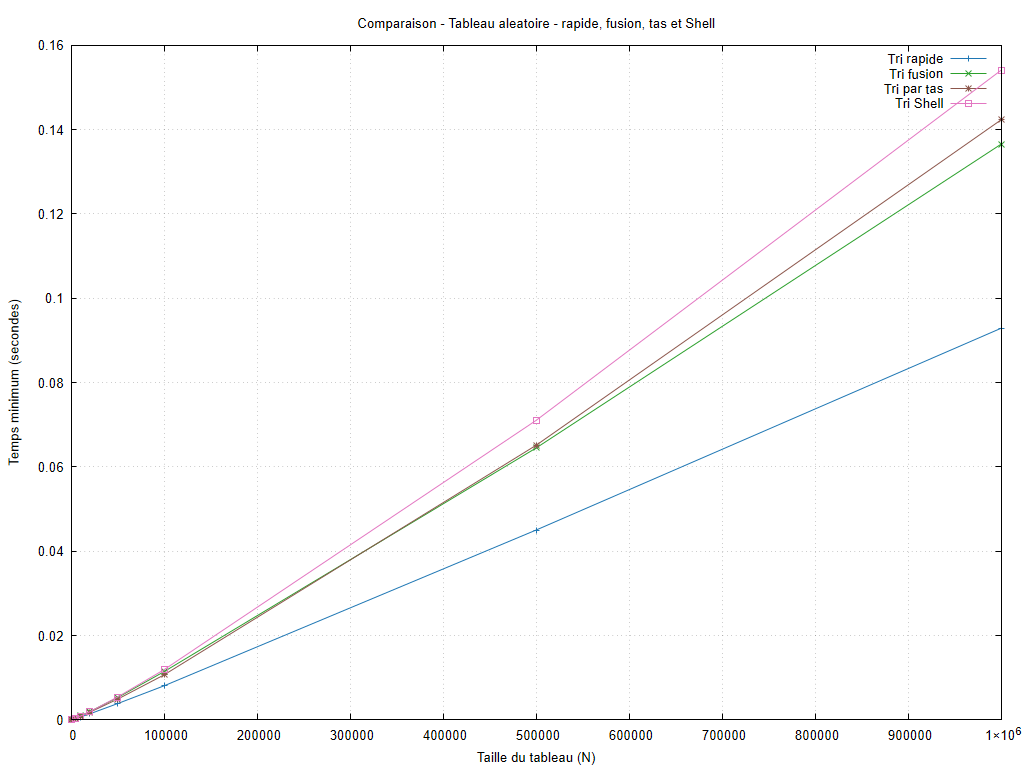

Source code (gnuplot):
set encoding utf8
set terminal pngcairo size 1024,768 font 'Arial,10'
set output 'graphiques/20261011_212626/configurations/aleatoire_rapides.png'
set datafile missing 'non_mesure'
set datafile separator ';'
set title 'Comparaison - Tableau aleatoire - rapide, fusion, tas et Shell'
set xlabel 'Taille du tableau (N)'
set ylabel 'Temps minimum (secondes)'
set grid
set yrange [0:*]
plot 'resultats/20261011_212626/aleatoire.csv' every ::1 using 1:8 title 'Tri rapide' with linespoints lc rgb '#1f77b4', 'resultats/20261011_212626/aleatoire.csv' every ::1 using 1:10 title 'Tri fusion' with linespoints lc rgb '#2ca02c', 'resultats/20261011_212626/aleatoire.csv' every ::1 using 1:12 title 'Tri par tas' with linespoints lc rgb '#8c564b', 'resultats/20261011_212626/aleatoire.csv' every ::1 using 1:14 title 'Tri Shell' with linespoints lc rgb '#e377c2'
unset output
